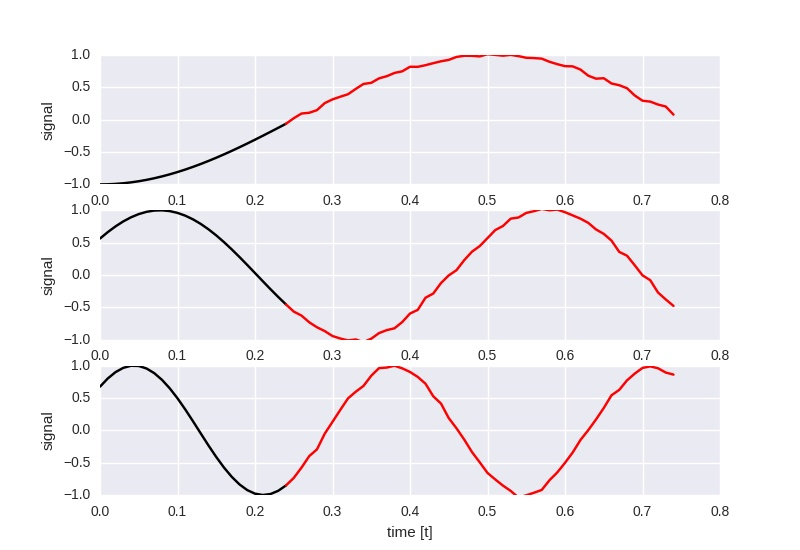

Write Python code to recreate this figure.
'''
A Recurrent Neural Network (LSTM) implementation example using TensorFlow library.
Inspired by https://github.com/aymericdamien/TensorFlow-Examples/
'''

from __future__ import print_function

from generate_sample import generate_sample

import numpy as np
import matplotlib.pyplot as plt
import seaborn as sns


import tensorflow as tf
from tensorflow.python.ops import rnn, rnn_cell


'''
To classify images using a recurrent neural network, we consider every image
row as a sequence of pixels. Because MNIST image shape is 28*28px, we will then
handle 28 sequences of 28 steps for every sample.
'''

# Parameters
learning_rate = 0.0005
training_iters = 500000
batch_size = 50
display_step = 100

# Network Parameters
n_input = 1  # input is sin(x)
n_steps = 25  # timesteps
n_hidden = 150  # hidden layer num of features
n_outputs = 50  # output is sin(x+1)

# tf Graph input
x = tf.placeholder("float", [None, n_steps, n_input])
y = tf.placeholder("float", [None, n_outputs])

# Define weights
weights = {
    'out': tf.Variable(tf.random_normal([n_hidden, n_outputs]))
}
biases = {
    'out': tf.Variable(tf.random_normal([n_outputs]))
}


def RNN(x, weights, biases):

    # Prepare data shape to match `rnn` function requirements
    # Current data input shape: (batch_size, n_steps, n_input)
    # Required shape: 'n_steps' tensors list of shape (batch_size, n_input)

    # Permuting batch_size and n_steps
    x = tf.transpose(x, [1, 0, 2])
    # Reshaping to (n_steps*batch_size, n_input)
    x = tf.reshape(x, [-1, n_input])
    # Split to get a list of 'n_steps' tensors of shape (batch_size, n_input)
    x = tf.split(0, n_steps, x)

    # Define a lstm cell with tensorflow
    lstm_cell = rnn_cell.BasicLSTMCell(n_hidden, forget_bias=1.0)

    # Get lstm cell output
    outputs, states = rnn.rnn(lstm_cell, x, dtype=tf.float32)

    # Linear activation, using rnn inner loop last output
    return tf.matmul(outputs[-1], weights['out']) + biases['out']

pred = RNN(x, weights, biases)

# Define loss (Euclidean distance) and optimizer
individual_losses = tf.reduce_sum(tf.square(tf.sub(pred, y)), reduction_indices=1)
loss = tf.reduce_mean(individual_losses)
optimizer = tf.train.AdamOptimizer(learning_rate=learning_rate).minimize(loss)

# Initializing the variables
init = tf.global_variables_initializer()

# Launch the graph
with tf.Session() as sess:
    sess.run(init)
    step = 1
    # Keep training until reach max iterations
    while step * batch_size < training_iters:
        _, batch_x, __, batch_y = generate_sample(f=None, t0=None, batch_size=batch_size, samples=n_steps, predict=n_outputs)

        # Reshape data to get 28 seq of 28 elements
        batch_x = batch_x.reshape((batch_size, n_steps, n_input))
        batch_y = batch_y.reshape((batch_size, n_outputs))

        # Run optimization op (backprop)
        sess.run(optimizer, feed_dict={x: batch_x, y: batch_y})
        if step % display_step == 0:
            # Calculate batch loss
            loss_value = sess.run(loss, feed_dict={x: batch_x, y: batch_y})
            print("Iter " + str(step*batch_size) + ", Minibatch Loss= " + \
                  "{:.6f}".format(loss_value))
        step += 1
    print("Optimization Finished!")

    # Test the prediction
    n_tests = 3
    for i in range(1, n_tests+1):
        plt.subplot(n_tests, 1, i)
        t, y, next_t, expected_y = generate_sample(f=i, t0=None, samples=n_steps, predict=n_outputs)

        test_input = y.reshape((1, n_steps, n_input))
        prediction = sess.run(pred, feed_dict={x: test_input})

        # remove the batch size dimensions
        t = t.squeeze()
        y = y.squeeze()
        next_t = next_t.squeeze()
        prediction = prediction.squeeze()

        plt.plot(t, y, color='black')
        plt.plot(np.append(t[-1], next_t), np.append(y[-1], prediction), color='red')
        plt.ylim([-1, 1])
        plt.xlabel('time [t]')
        plt.ylabel('signal')

    plt.show()
